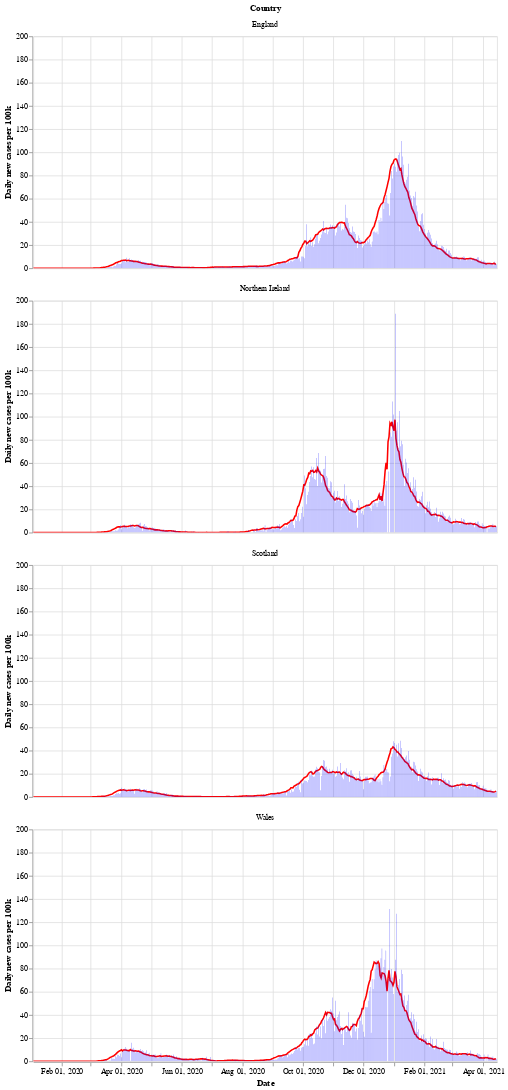

The notebook cell saved with this chart:
### Markdown cell above
Next is a bar chart of the number of new cases in each country (per 100k population), with the 7 day moving average of cases. Again we see that Wales saw a longer period of raising and falling cases compared to the other countries.

After a period of cases falling, each nation is now seeing a rise in the number of cases - especially in Wales.

### Code cell
# collapse
bars = alt.Chart(uk_cases).mark_bar().encode(
    x=alt.X("yearmonthdate(date):T", axis=alt.Axis(title='Date')),
    y=alt.Y("newCasesRate:Q", axis=alt.Axis(title='Daily new cases per 100k')),
    tooltip='newCasesRate',
    color=alt.condition(
        alt.datum.dailyChange > 0,
        alt.value("orange"),  # The positive color
        alt.value("blue")  # The negative color
    )
).properties(title='New cases per 100k population with rolling 7 day average', width=600).interactive()
line = alt.Chart(uk_cases).mark_line(
    color='red',
    size=2,
).transform_window(
    rolling_mean='mean(newCasesRate)',
    frame=[0, 7],
    groupby=['areaName']
).encode(
    x='yearmonthdate(date):T',
    y='rolling_mean:Q'
)
alt.layer(line, bars, data=uk_cases).facet(alt.Row('areaName', title='Country'), columns=1)

### Figure 1 — Vega-Lite specification as saved in the notebook (floating-point values rounded to 4 significant figures; data arrays with more than 128 entries replaced by an {"elided": "..."} marker saying what was removed)
{"config": {"view": {"continuousWidth": 400, "continuousHeight": 300}}, "data": {"name": "data-a3004fa1b8cb019bb06740faf042aac2"}, "facet": {"type": "nominal", "field": "areaName", "title": "Country"}, "spec": {"layer": [{"mark": {"type": "line", "color": "red", "size": 2}, "encoding": {"x": {"type": "temporal", "field": "date", "timeUnit": "yearmonthdate"}, "y": {"type": "quantitative", "field": "rolling_mean"}}, "transform": [{"window": [{"op": "mean", "field": "newCasesRate", "as": "rolling_mean"}], "frame": [0, 7], "groupby": ["areaName"]}]}, {"mark": "bar", "encoding": {"color": {"condition": {"value": "orange", "test": "(datum.dailyChange > 0)"}, "value": "blue"}, "tooltip": {"type": "quantitative", "field": "newCasesRate"}, "x": {"type": "temporal", "axis": {"title": "Date"}, "field": "date", "timeUnit": "yearmonthdate"}, "y": {"type": "quantitative", "axis": {"title": "Daily new cases per 100k"}, "field": "newCasesRate"}}, "selection": {"selector002": {"type": "interval", "bind": "scales", "encodings": ["x", "y"]}}, "title": "New cases per 100k population with rolling 7 day average", "width": 600}]}, "columns": 1, "$schema": "https://vega.github.io/schema/vega-lite/v4.8.1.json", "datasets": {"data-a3004fa1b8cb019bb06740faf042aac2": {"elided": "1872 records"}}}
